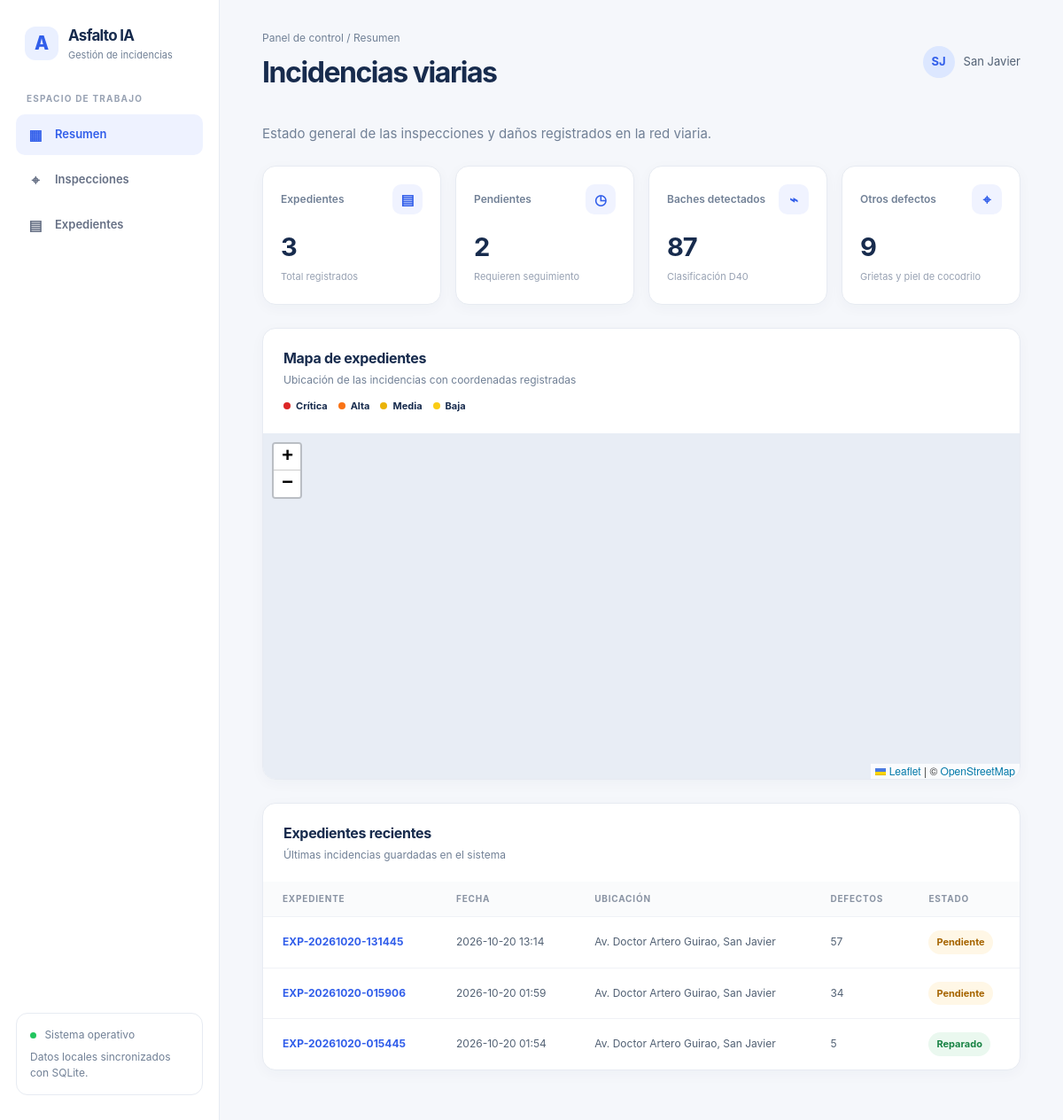
The page / on the database its author committed.
### tables this page shows
CREATE TABLE expedientes (
            id TEXT PRIMARY KEY,
            fecha TEXT,
            ubicacion TEXT,
            lat REAL,
            lon REAL,
            baches INTEGER,
            grietas INTEGER,
            piel_cocodrilo INTEGER,
            total_defectos INTEGER,
            estado TEXT,
            imagen_path TEXT
        , imagen_original_path TEXT);

### app.py (the view, shortened to what this page needs)
@app.route("/")
def index():
    view = request.args.get("vista", "resumen")
    if view not in {"resumen", "inspecciones", "expedientes"}:
        view = "resumen"
    priority_filter = request.args.get("prioridad", "")
    if priority_filter not in PRIORITIES:
        priority_filter = ""
    selected_id = request.args.get("id", "")
    with sqlite3.connect(DB_PATH) as conn:
        conn.row_factory = sqlite3.Row
        summary = conn.execute(
            """
            SELECT
                COUNT(*) AS total,
                COALESCE(SUM(baches), 0) AS baches,
                COALESCE(SUM(grietas), 0) AS grietas,
                COALESCE(SUM(piel_cocodrilo), 0) AS piel_cocodrilo,
                COALESCE(SUM(CASE WHEN estado = 'Pendiente' THEN 1 ELSE 0 END), 0)
                    AS pendientes
            FROM expedientes
            """
        ).fetchone()
        incidencias = conn.execute(
            """
            SELECT id, fecha, ubicacion, total_defectos, estado
            FROM expedientes
            ORDER BY fecha DESC
            LIMIT 6
            """
        ).fetchall()
        expedientes = conn.execute(
            """
            SELECT id, fecha, ubicacion, lat, lon, baches, grietas,
                   piel_cocodrilo, total_defectos, estado, imagen_path,
                   imagen_original_path
            FROM expedientes
            """
        ).fetchall()
    records = []
    selected_expediente = None
    for expediente in expedientes:
        record = dict(expediente)
        record.update(get_priority(record))
        records.append(record)
        if record["id"] == selected_id:
            selected_expediente = record
    records.sort(key=lambda record: record["fecha"] or "", reverse=True)
    records.sort(key=lambda record: record["rank"])
    if priority_filter:
        records = [
            record
            for record in records
            if record["prioridad"] == priority_filter
        ]
    selected_image = None
    selected_image_is_original = False
    processed_image = None
    map_points = [
        record
        for record in records
        if record["lat"] is not None and record["lon"] is not None
    ]
    return render_template(
        "index.html",
        view=view,
        summary=summary,
        incidencias=incidencias,
        expedientes=records,
        map_points=map_points,
        priority_filter=priority_filter,
        priorities=PRIORITIES,
        selected_expediente=selected_expediente,
        selected_image=selected_image,
        selected_image_is_original=selected_image_is_original,
        processed_image=processed_image,
    )

### app.py (called while the page is built)
def get_priority(expediente):
    if (expediente["estado"] or "").casefold() == "reparado":
        priority = "Baja"
        score = 0
    else:
        potholes = expediente["baches"] or 0
        cracks = expediente["grietas"] or 0
        alligator_cracks = expediente["piel_cocodrilo"] or 0
        score = potholes * 3 + alligator_cracks * 2 + cracks
        if score >= 100:
            priority = "Crítica"
        elif score >= 50:
            priority = "Alta"
        elif score >= 15:
            priority = "Media"
        else:
            priority = "Baja"
    return {
        "prioridad": priority,
        "priority_score": score,
        **PRIORITIES[priority],
    }

### templates/index.html (shortened to what this page needs)
<!doctype html>
<html lang="es">
<head>
  <link rel="stylesheet" href="https://unpkg.com/leaflet@1.9.4/dist/leaflet.css">
  <link rel="stylesheet" href="https://unpkg.com/leaflet.markercluster@1.5.3/dist/MarkerCluster.css">
  <link rel="stylesheet" href="https://unpkg.com/leaflet.markercluster@1.5.3/dist/MarkerCluster.Default.css">
</head>
<body>
  <div class="layout">
    <aside class="sidebar">
      <div class="brand">
        <div class="brand-mark" aria-hidden="true">A</div>
        <div>
          <div class="brand-name">Asfalto IA</div>
          <div class="brand-subtitle">Gestión de incidencias</div>
        </div>
      </div>
      <div class="nav-label">Espacio de trabajo</div>
      <a class="nav-item{% if view == 'resumen' %} active{% endif %}" href="{{ url_for('index', vista='resumen') }}"{% if view == 'resumen' %} aria-current="page"{% endif %}><span class="nav-icon" aria-hidden="true">▦</span>Resumen</a>
      <a class="nav-item" href="{{ url_for('index', vista='inspecciones') }}"><span class="nav-icon" aria-hidden="true">⌖</span>Inspecciones</a>
      <a class="nav-item" href="{{ url_for('index', vista='expedientes') }}"><span class="nav-icon" aria-hidden="true">▤</span>Expedientes</a>
      <div class="sidebar-note">
        <span class="status-dot" aria-hidden="true"></span>
        Sistema operativo
        <div style="margin-top: 7px">Datos locales sincronizados con SQLite.</div>
      </div>
    </aside>
    <main>
      <header class="topbar">
        <div>
          <p class="eyebrow">Panel de control / {{ {"resumen": "Resumen", "inspecciones": "Inspecciones", "expedientes": "Expedientes"}[view] }}</p>
          <h1>{{ {"resumen": "Incidencias viarias", "inspecciones": "Inspecciones con IA", "expedientes": "Expedientes registrados"}[view] }}</h1>
        </div>
        <div class="user-chip"><div class="avatar" aria-hidden="true">SJ</div><span>San Javier</span></div>
      </header>
      {% if view == "resumen" %}
      <p class="welcome">Estado general de las inspecciones y daños registrados en la red viaria.</p>
      <section class="metrics" aria-label="Resumen de incidencias">
        <article class="card metric">
          <div class="metric-top"><span>Expedientes</span><span class="metric-icon" aria-hidden="true">▤</span></div>
          <strong class="metric-value">{{ summary.total }}</strong>
          <span class="metric-foot">Total registrados</span>
        </article>
        <article class="card metric">
          <div class="metric-top"><span>Pendientes</span><span class="metric-icon" aria-hidden="true">◷</span></div>
          <strong class="metric-value">{{ summary.pendientes }}</strong>
          <span class="metric-foot">Requieren seguimiento</span>
        </article>
        <article class="card metric">
          <div class="metric-top"><span>Baches detectados</span><span class="metric-icon" aria-hidden="true">⌁</span></div>
          <strong class="metric-value">{{ summary.baches }}</strong>
          <span class="metric-foot">Clasificación D40</span>
        </article>
        <article class="card metric">
          <div class="metric-top"><span>Otros defectos</span><span class="metric-icon" aria-hidden="true">⌖</span></div>
          <strong class="metric-value">{{ summary.grietas + summary.piel_cocodrilo }}</strong>
          <span class="metric-foot">Grietas y piel de cocodrilo</span>
        </article>
      </section>
      <section class="panel map-panel" aria-labelledby="map-heading">
        <div class="panel-heading">
          <div>
            <h2 id="map-heading">Mapa de expedientes</h2>
            <p class="panel-subtitle">Ubicación de las incidencias con coordenadas registradas</p>
            <div class="map-legend" aria-label="Leyenda de prioridad">
              {% for priority, style in priorities.items() %}
              <span class="priority-badge" style="--priority-color: {{ style.color }}"><span class="priority-dot" aria-hidden="true"></span>{{ priority }}</span>
              {% endfor %}
            </div>
          </div>
        </div>
        {% if map_points %}
        <div id="incident-map" role="application" aria-label="Mapa interactivo de expedientes"></div>
        {% else %}
        <div class="empty">
          <div class="empty-icon" aria-hidden="true">⌖</div>
          <strong>No hay expedientes con coordenadas</strong>
          <div>Cuando se registren ubicaciones, aparecerán en el mapa.</div>
        </div>
        {% endif %}
      </section>
      <section class="panel" aria-labelledby="recent-heading">
        <div class="panel-heading">
          <div>
            <h2 id="recent-heading">Expedientes recientes</h2>
            <p class="panel-subtitle">Últimas incidencias guardadas en el sistema</p>
          </div>
        </div>
        {% if incidencias %}
        <div class="table-wrap">
          <table>
            <thead>
              <tr><th>Expediente</th><th>Fecha</th><th>Ubicación</th><th>Defectos</th><th>Estado</th></tr>
            </thead>
            <tbody>
              {% for incidencia in incidencias %}
              <tr>
                <td><a class="table-link" href="{{ url_for('index', vista='expedientes', id=incidencia.id) }}">{{ incidencia.id }}</a></td>
                <td>{{ incidencia.fecha or "—" }}</td>
                <td>{{ incidencia.ubicacion or "Ubicación no especificada" }}</td>
                <td>{{ incidencia.total_defectos or 0 }}</td>
                <td><span class="badge{% if incidencia.estado == 'Reparado' %} done{% endif %}">{{ incidencia.estado or "Pendiente" }}</span></td>
              </tr>
              {% endfor %}
            </tbody>
          </table>
        </div>
        {% else %}
        <div class="empty">
          <div class="empty-icon" aria-hidden="true">⌖</div>
          <strong>Aún no hay expedientes</strong>
          <div>Cuando se registren nuevas inspecciones, aparecerán aquí.</div>
        </div>
        {% endif %}
      </section>
      {% endif %}
    </main>
  </div>
</body>
</html>

### rows shown on the page
expedientes: id "EXP-20261020-131445", fecha "2026-10-20 13:14", ubicacion "Av. Doctor Artero Guirao, San Javier", total_defectos "57", estado "Pendiente"
expedientes: id "EXP-20261020-015906", fecha "2026-10-20 01:59", ubicacion "Av. Doctor Artero Guirao, San Javier", total_defectos "34", estado "Pendiente"
expedientes: id "EXP-20261020-015445", fecha "2026-10-20 01:54", ubicacion "Av. Doctor Artero Guirao, San Javier", total_defectos "5", estado "Reparado"

### other values the page prints
{{ summary.total }} "3"
{{ summary.pendientes }} "2"
{{ summary.baches }} "87"
{{ summary.grietas + summary.piel_cocodrilo }} "9"
{{ priority }} "Crítica" "Alta" "Media" "Baja"
